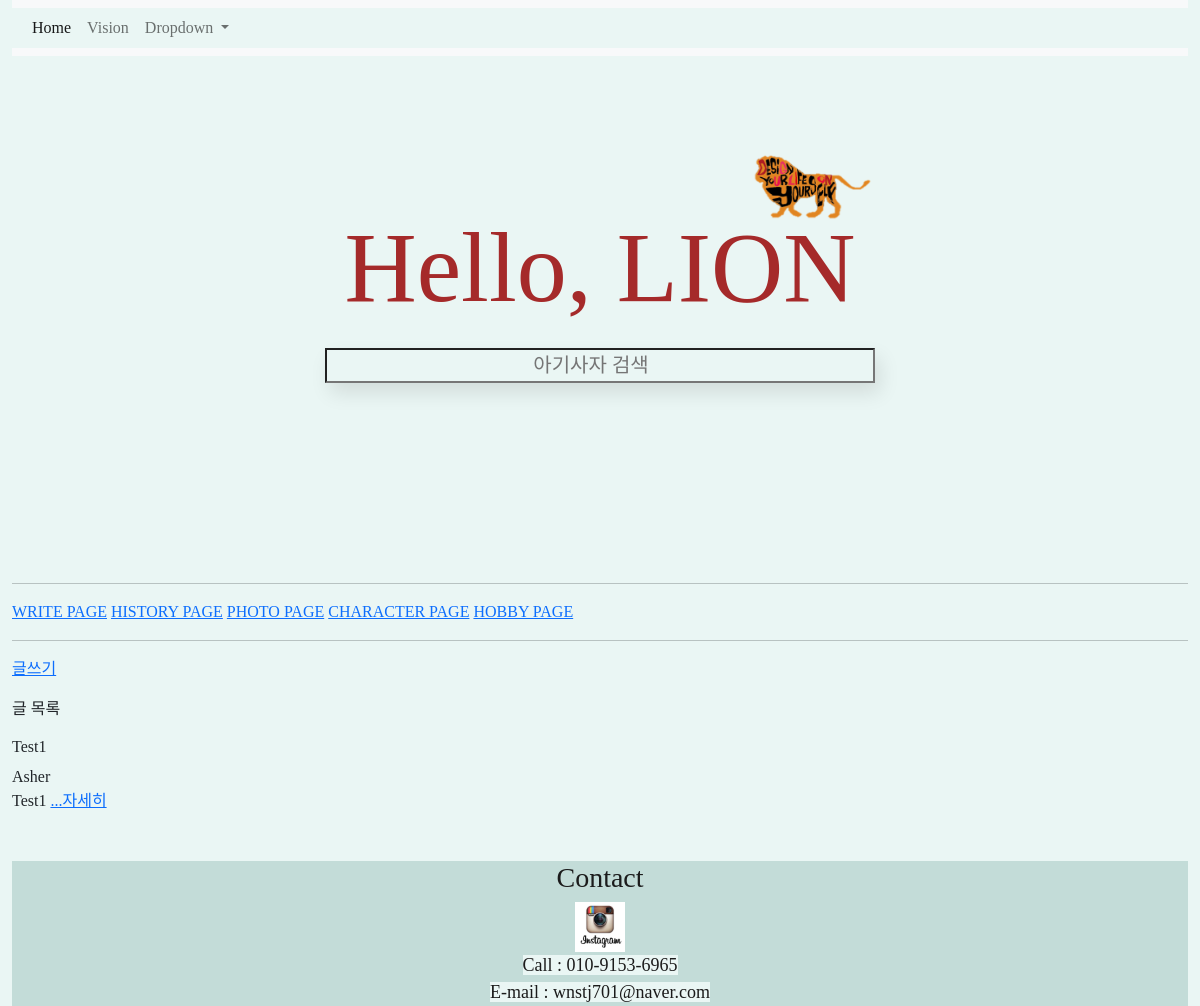
Before: / with the older database file.
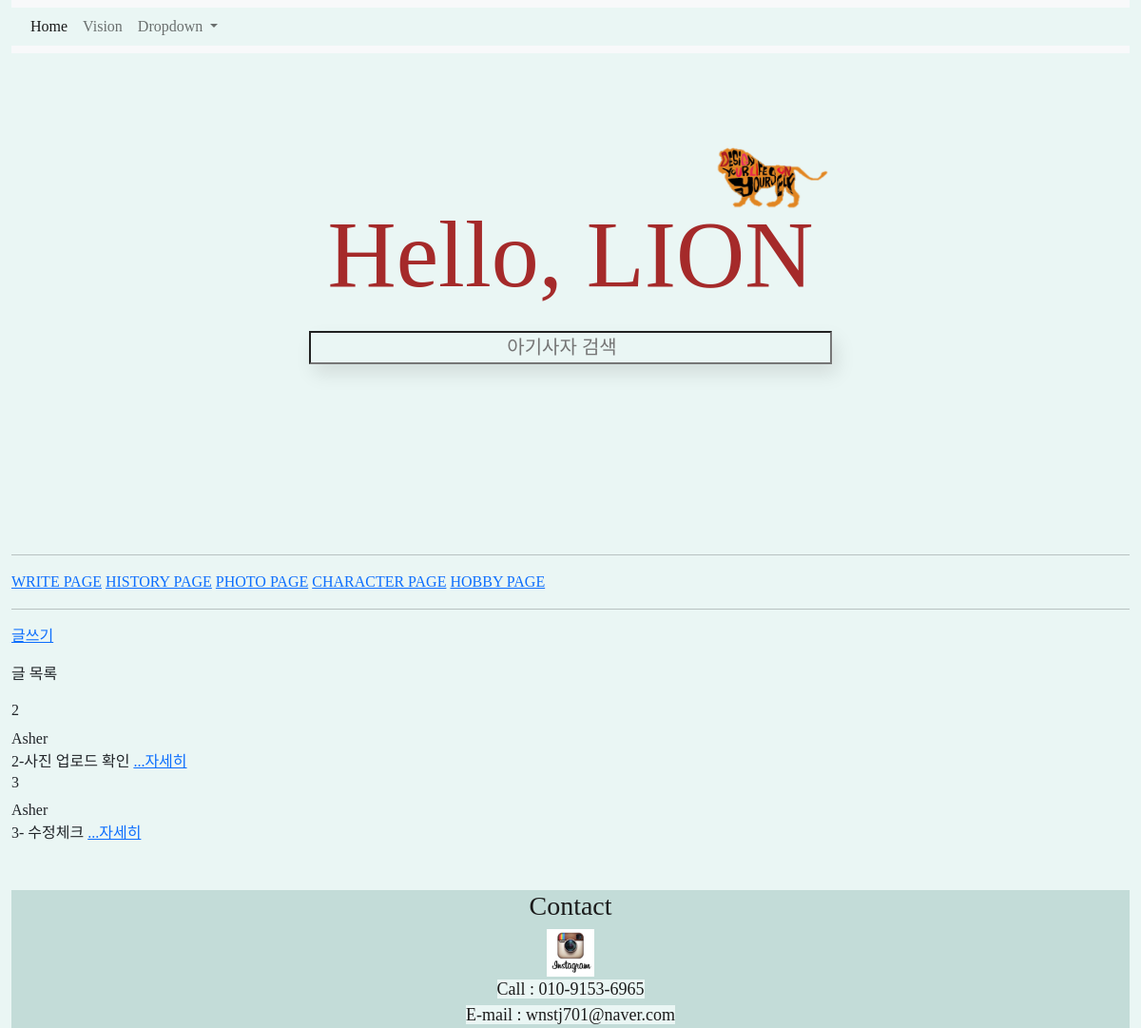
After: the same page with the newer database file.
### main/models.py (models this page shows, shortened)
class Post(models.Model):
    id = models.AutoField(primary_key=True)
    title = models.CharField(max_length=200)
    writer = models.CharField(max_length=100)
    pub_date = models.DateTimeField()
    body = models.TextField()
    image = models.ImageField(upload_to="post/", blank=True, null=True)
    def summary(self):
        return self.body[:20]

### main/views.py (the view)
# urls.py: path('', showmain, name="showmain"),
def showmain(request):
    posts = Post.objects.all()
    return render(request, 'main/show.html', {'posts': posts})

### main/templates/main/show.html
{% extends 'base.html' %}
{% load static %}
{% block content %}
    <div class="title" style="margin-top: -10%;">
        <div class="mainword">
            <a href="https://github.com/AsherOh" target="_blank"><img src="{% static 'images/Likelion.png' %}" style="width: 130px; height:80px; margin-left: 420px; margin-bottom: -90px;" class="likelion" alt="likelion"></a>
            <h1 style="font-size:100px">Hello, LION</h1>
        </div>
        <div class="box">
            <input type="search" id="search" style="width: 550px; height: 35px; font-size: 20px;" placeholder="아기사자 검색"/>
        </div>
        <hr>
        <div class="url">
            <a href="{% url 'main:showwrite' %}">WRITE PAGE</a>
            <a href="{% url 'main:showhistory' %}">HISTORY PAGE</a>
            <a href="{% url 'main:showphoto' %}">PHOTO PAGE</a>
            <a href="{% url 'main:showcharacter' %}">CHARACTER PAGE</a>
            <a href="{% url 'main:showhobby' %}">HOBBY PAGE</a>
        </div>
        <hr>
    </div>
    <p><a href="{%url 'new'%}">글쓰기</a></p>
    <p>글 목록</p>
    <div>
        {% for post in posts %}
        <div>
            <h6>{{post.title}}</h6>
            {{post.writer}} <br>
            {{post.summary}}
            <a href="{%url 'detail' post.id %}">...자세히</a>
            <br>
        </div>
        {%endfor%}
    </div>
    <br><br>
    <footer>
        <div id="contact">
            <h3 style="background-color: #c3dcd8;">Contact</h3><a target="blank" href="https://www.instagram.com/way_to_focus/?hl=ko"><img src="{% static 'images/instagram.jpg' %}" alt="Instagram" style="width: 50px; height:50px"></a>
            <br>
            <span>Call : 010-9153-6965</span>
            <br>
            <span>E-mail : wnstj701@naver.com</span>
            <br>
        </div>
    </footer>
{% endblock %}

### basic/templates/base.html (shortened to what this page needs)
<!DOCTYPE html>
{% load static %}
<html lang="en">
<head>
    <link href="https://cdn.jsdelivr.net/npm/bootstrap@5.1.3/dist/css/bootstrap.min.css" rel="stylesheet">
    <link rel="stylesheet" type="text/css" href="{% static 'css/show.css' %}">
    <link rel="stylesheet" type="text/css" href="{% static 'css/photo.css' %}">
    <link rel="stylesheet" type="text/css" href="{% static 'css/hobby.css' %}">
</head>
<body>
    <div class="container" style="height: 100vh; max-width: 100%;">
        {% include 'shared/_navbar.html' %}
        {% block content %}
        {% endblock %}
    </div>
</body>

### basic/templates/shared/_navbar.html (shortened to what this page needs)
<nav class="navbar navbar-expand-lg navbar-light bg-light">
    <div class="container-fluid">
        <div class="collapse navbar-collapse" id="navbarSupportedContent">
        <ul class="navbar-nav me-auto mb-2 mb-lg-0">
            <li class="nav-item">
            <a class="nav-link active" aria-current="page" href="{%url 'main:showmain' %}">Home</a>
            </li>
            <li class="nav-item">
            <a class="nav-link" href="{%url 'main:showhistory' %}">Vision</a>
            </li>
            <li class="nav-item dropdown">
            <a class="nav-link dropdown-toggle" href="#" id="navbarDropdown" role="button" data-bs-toggle="dropdown" aria-expanded="false">
                Dropdown
            </a>
            </li>
        </ul>
        </div>
    </div>
    </nav>

### basic/static/css/show.css (style rules this page uses)
* { background-color: #eaf6f4; font-family: 'Cormorant Garamond'; }
.mainword { color:brown; margin-top: 120px; margin-bottom: 20px; font-size: 100px; text-align: center; }
input { box-shadow: 5px 10px 20px 0 rgba(0, 0, 0, 0.1); text-align: center; }
.box { margin-bottom: 200px; text-align: center; }
#search { margin: 0 auto; display: block; }
#contact { text-align: center; font-size: 18px; background-color: #c3dcd8; color: #1b1b1b; }

Changed rows visible on the page:
removed Post: title "Test1", writer "Asher", summary "Test1"
added Post: title "2", writer "Asher", summary "2-사진 업로드 확인"
added Post: title "3", writer "Asher", summary "3- 수정체크"
